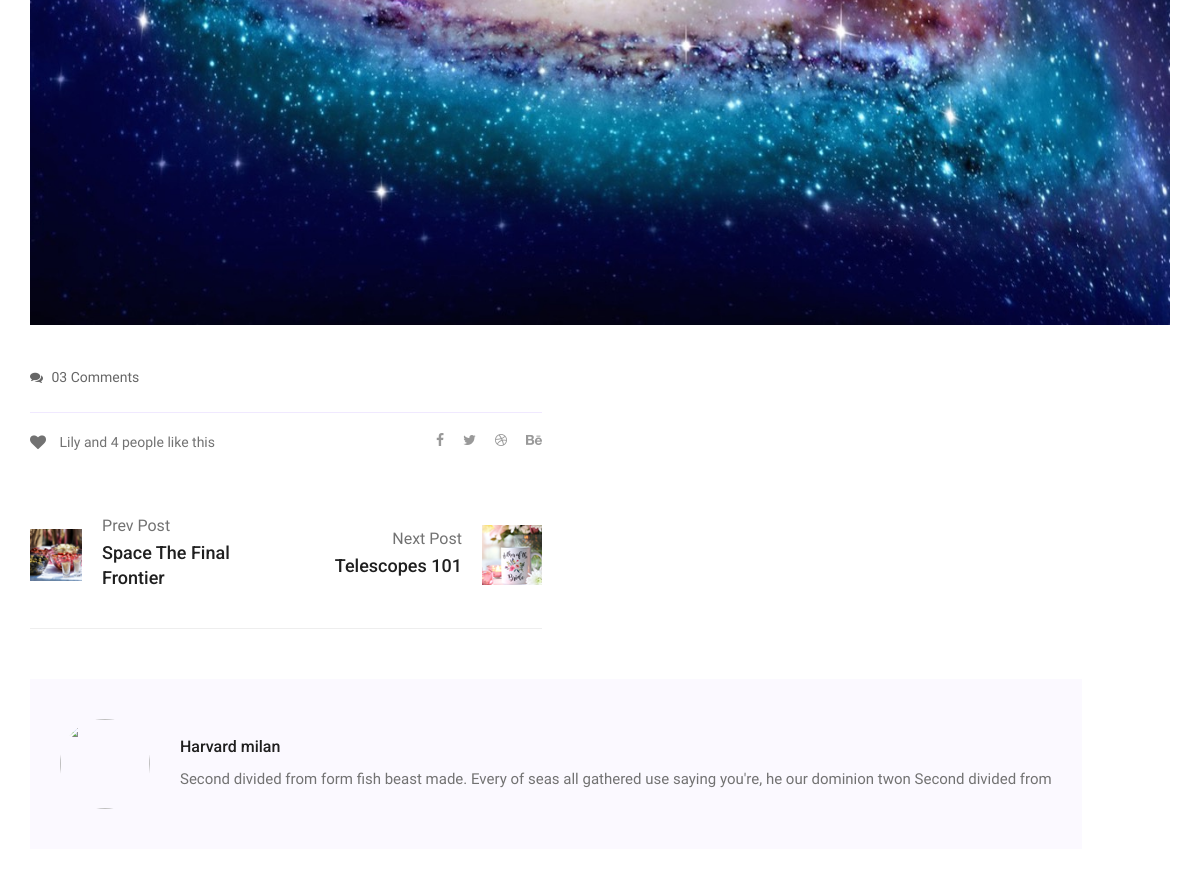
The page /single_blog/1 (middle part) on the database as committed earlier.
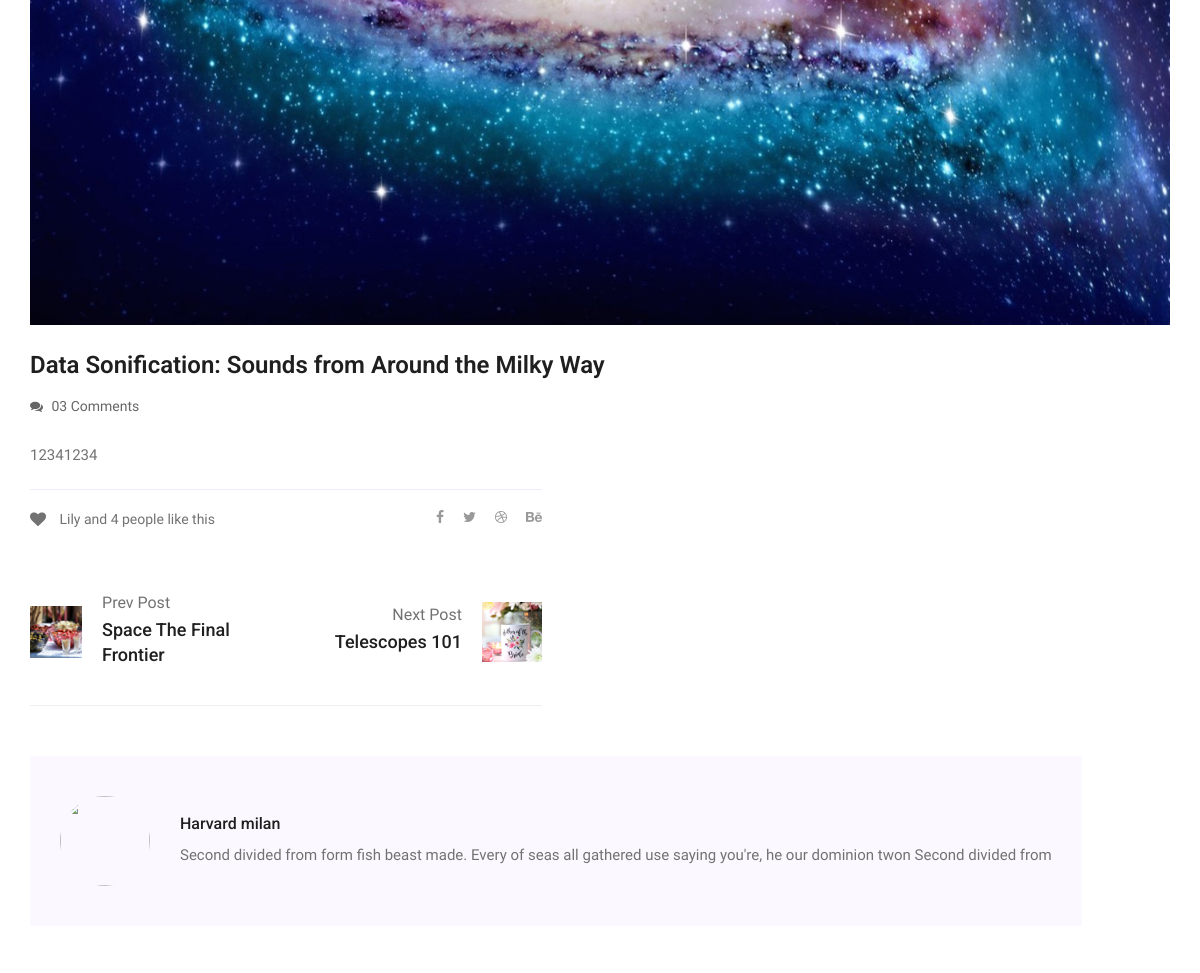
The same page on the database as committed later.
### model.py (models this page shows)
class Blog(Base):
	__tablename__ = 'blog'
	id = Column(Integer, primary_key = True)
	title = Column(String)
	picture = Column(String)
	name = Column(String)
	text = Column(String)
	day = Column(String)
	month = Column(String)

### app.py (the view)
@app.route('/single_blog/<int:blog_id>')
def single_blog_page(blog_id):
	return render_template("single-blog.html", blog = return_blog(blog_id))

### databases.py (called while the page is built)
def return_blog(id):
	session = DBSession()
	blog = session.query(Blog).filter_by(id = id).first()
	return blog

### templates/single-blog.html (shortened to what the changed rows need)
<!doctype html>
<html class="no-js" lang="zxx">
<head>
   <link rel="stylesheet" href="static/css/bootstrap.min.css">
   <link rel="stylesheet" href="static/css/owl.carousel.min.css">
   <link rel="stylesheet" href="static/css/magnific-popup.css">
   <link rel="stylesheet" href="static/css/font-awesome.min.css">
   <link rel="stylesheet" href="static/css/themify-icons.css">
   <link rel="stylesheet" href="static/css/nice-select.css">
   <link rel="stylesheet" href="static/css/flaticon.css">
   <link rel="stylesheet" href="static/css/gijgo.css">
   <link rel="stylesheet" href="static/css/animate.min.css">
   <link rel="stylesheet" href="static/css/slicknav.css">
   <link rel="stylesheet" href="static/css/style.css">
</head>
<body>
   <section class="blog_area single-post-area section-padding">
      <div class="container">
         <div class="row">
               <div class="single-post">
                  <div class="blog_details">
                     <h2>{{blog.title}}</h2>
                     <ul class="blog-info-link mt-3 mb-4">
                        <li><a href="#"><i class="fa fa-comments"></i> 03 Comments</a></li>
                     </ul>
                     <p class="excert">{{blog.text}}</p>
                  </div>
               </div>
            </div>
         </div>
   </section>
</body>
</html>

Rows that differ between the two databases and show on the page:
added Blog: title "Data Sonification: Sounds from Around the Milky Way", text "12341234"
